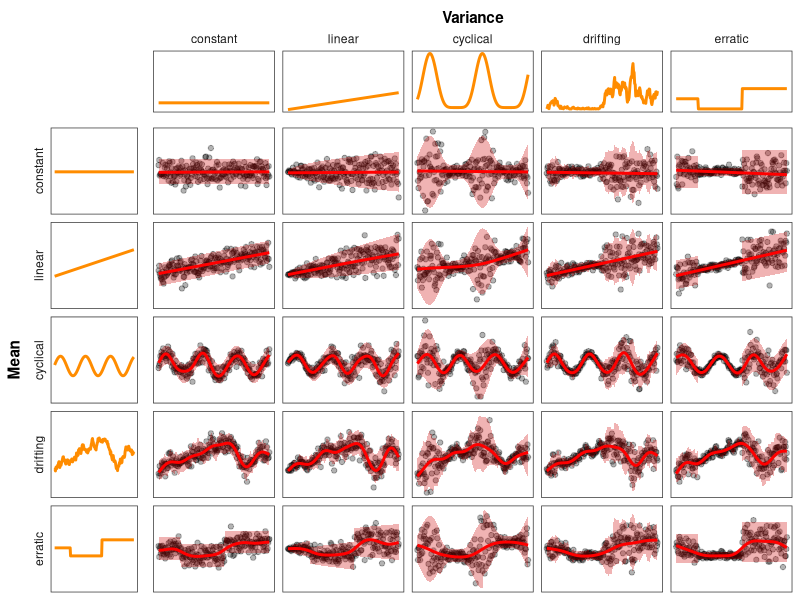
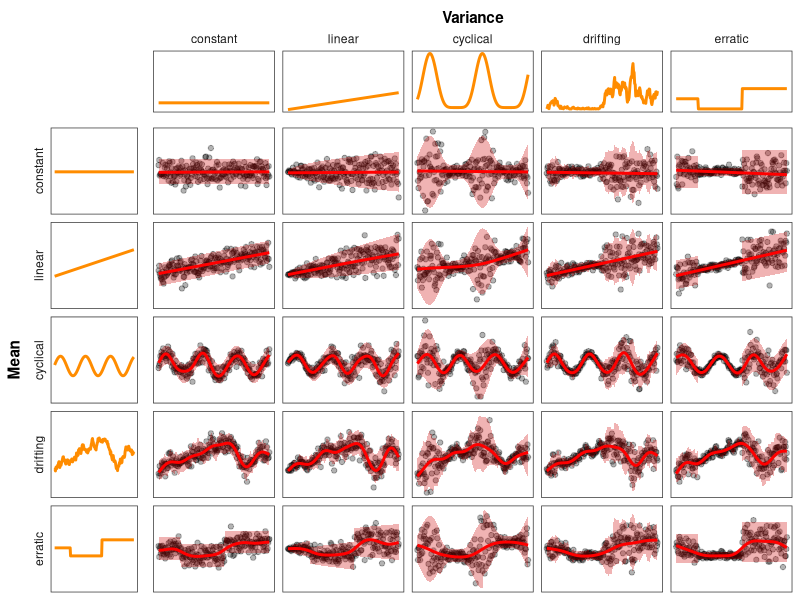

Write R code to recreate these figures, in order.
library('dplyr')   # for data wrangling
library('tidyr')   # for data wrangling (expand_grid())
library('ggplot2') # for fancy plots
library('cowplot') # for multi-panel plots
theme_set(theme_bw())

N <- 200
types <- c('constant', 'linear', 'cyclical', 'drifting', 'erratic')
set.seed(1)
d55 <-
  expand_grid(mean = types, # create a nested dataset with all combinations of `types`
              variance = types,
              t = list(tibble(t = 1:N))) %>%
  mutate( # assign trends in means and variances depending on the type
    mu = case_when(mean == 'constant' ~ list(tibble(mu = 0)),
                   mean == 'linear' ~ list(tibble(mu = seq(-20, 20, length.out = N))),
                   mean == 'cyclical' ~ list(tibble(mu = sin(1:N / 10) * 20)),
                   mean == 'drifting' ~ list(tibble(mu = cumsum(rnorm(N, sd = 4))) %>%
                                               mutate(mu = mu - mean(mu))),
                   mean == 'erratic' ~ list(tibble(mu = (-2)^(round(1:N/80)) * 4))),
    sigma2 =
      case_when(variance == 'constant' ~ list(tibble(sigma2 = 100)),
                variance == 'linear' ~ list(tibble(sigma2 = seq(0, 250, length.out = N))),
                variance == 'cyclical' ~ list(tibble(sigma2 = sin(1:N/15) + 1)^3 *100+30),
                variance == 'drifting' ~ list(tibble(sigma2 = cumsum(rnorm(N,sd=2))^2+9)),
                variance == 'erratic' ~ tibble(sigma2=((-2)^(round(1:N/80))+2.2)*50) %>%
                  list()))%>%
  unnest(c(t, mu, sigma2)) %>% # unnest the nested data frames to crease a single tibble
  mutate(mean = factor(mean, levels = types), # convert to factor to plot in order
         variance = factor(variance, levels = types),
         y = rnorm(length(t), mean = mu, sd = sqrt(sigma2)), # create samples
         lwr = mu - 2 * sqrt(sigma2), # calculate the true 2SE confidence intervals
         upr = mu + 2 * sqrt(sigma2))

# mean
p_mean <-
  ggplot(d55, aes(t, mu)) +
  facet_grid(mean ~ ., scales = 'free_y', switch = 'y') +
  geom_point(aes(y = y), alpha = 0) +
  geom_line(color = 'darkorange', lwd = 1) +
  scale_x_continuous(NULL, breaks = NULL) +
  scale_y_continuous('Mean', breaks = NULL) +
  theme(strip.background = element_blank(), axis.title = element_text(face = 'bold'))

# variance
p_variance <-
  ggplot(d55, aes(t, sigma2)) +
  facet_wrap(. ~ variance, nrow = 1) +
  geom_line(color = 'darkorange', lwd = 1) +
  scale_x_continuous('Variance', breaks = NULL, position = 'top') +
  scale_y_continuous(NULL, breaks = NULL) +
  theme(strip.background = element_blank(), axis.title = element_text(face = 'bold'))

# simulation
p55 <-
  ggplot(d55, aes(t, y)) +
  facet_grid(mean ~ variance, switch = 'both', scales = 'free') +
  geom_point(alpha = 0.3) +
  geom_ribbon(aes(ymin = lwr, ymax = upr), fill = 'red3', alpha = 0.3) +
  geom_smooth(color = 'red', se = FALSE, method = 'gam', formula = y ~ s(x, k = 15)) +
  scale_x_continuous(NULL, breaks = NULL) +
  scale_y_continuous(NULL, breaks = NULL) +
  theme(strip.background = element_blank(), strip.text = element_blank())

plot_grid(plot_grid(NULL, p_variance, rel_widths = c(1, 4.5), nrow = 1),
          plot_grid(p_mean, p55, rel_widths = c(1, 4.5), nrow = 1),
          rel_heights = c(1, 4), nrow = 2)

ggsave('figures/mean-variance-5-by-5.png', width = 8, height = 4.5, scale = 2,
       units = 'in', dpi = 'print', bg = 'white')
